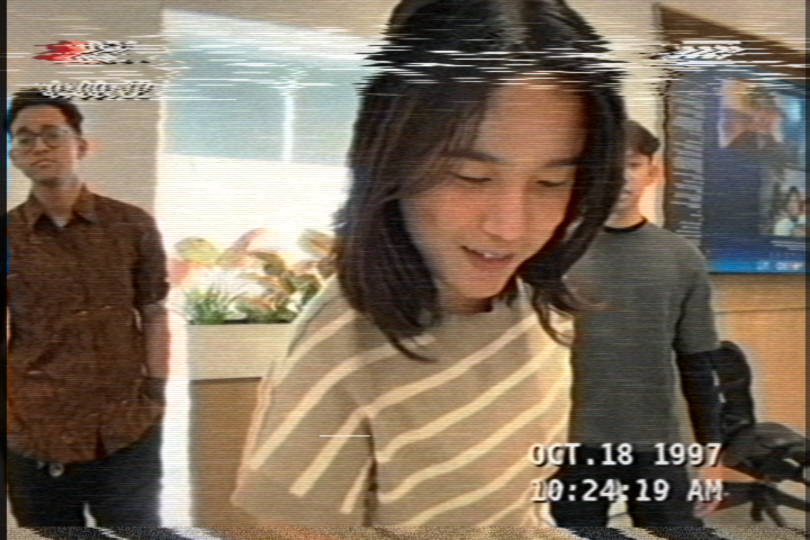
#> input picture styles/02-vhs-camcorder/frames/frame_145.png, 1620 x 1080 px, given in place of frame_001.png, which was not available (shown at 1/2 size)
$ python render.py out.png
#> lines starting #> are read from the running program, lines starting #| are printed output that depends on the picture; after the words box and inside, x2 and y2 are one past the last pixel; in counts of white or black regions, pixels touching at a corner belong together; pictures that were not available may be replaced by others from this repository, and a replacement may not be noted
"""Red-Cyan Anaglyph 3D: local approximation of style 95.

usage: python -I render.py <out_dir> [frame numbers...]   (default: all 179)

Reads ../94-xray-skeleton-scan/pose.json only for face boxes (Apple Vision),
used to guess how near each person is (bigger face = nearer).

Builds a two-layer depth scene per frame: the room (people filled in from the
surrounding wall so they leave no ghost) with a gentle depth ramp behind the
screen, and the people (from the masks) in front of it, each with its own
nearness from face size plus a little rounding from the mask's distance
transform. A left-eye and a right-eye view are rendered by shifting each layer
by its own disparity and compositing people over room. The red channel comes
from the left view and green + blue from the right view (half-colour
anaglyph: the left view goes in as luma, so skin is not red-washed). Then a
light print contrast, a soft vignette and fine grain.
"""
import json
import sys
from pathlib import Path

import cv2
import numpy as np

HERE = Path(__file__).resolve().parent
SRC = HERE.parent.parent / "_source"
POSE = json.loads((HERE.parent / "94-xray-skeleton-scan" / "pose.json").read_text())
#> (reads styles/94-xray-skeleton-scan/pose.json from the repository)
H, W = 1080, 1620
COUNT = 179


def raw_mask(n):
#> called with n = 1
    return cv2.imread(str(SRC / "masks" / f"frame_{n:03d}.png"), 0).astype(np.float32) / 255
#> returned value: shape (1080, 1620) float32; min 0, max 1, mean 0.454


def load_mask(n):
    m = raw_mask(n)
    if 1 < n < COUNT:                     # broken mattes 023 / 068
        a, b = raw_mask(n - 1), raw_mask(n + 1)
        if m.sum() < 0.85 * min(a.sum(), b.sum()):
            m = np.maximum(m, np.minimum(a, b))
    k, lab, st, _ = cv2.connectedComponentsWithStats((m > 0.5).astype(np.uint8))
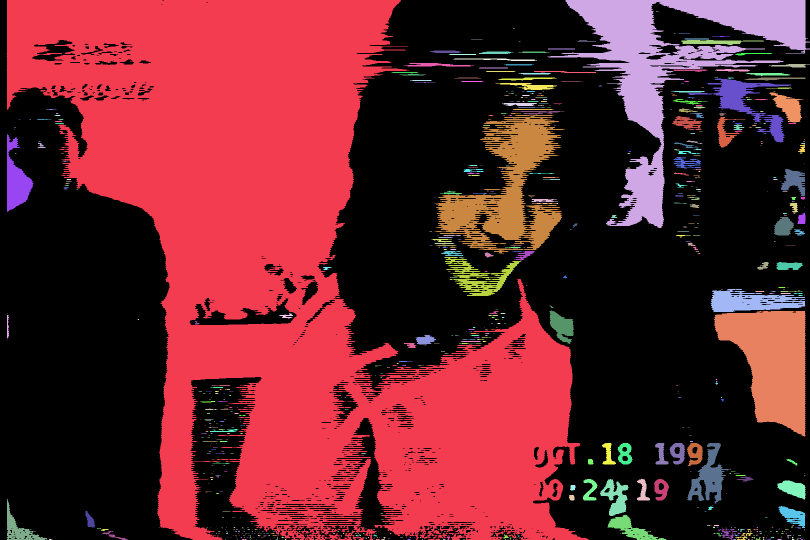
#> lab: shape (1080, 1620) int32 (shown at 1/2 size); 710 distinct labels, from 0 to 709; one colour per label, 0 black
#> k = 710; st = 710 rows, first 6: [0, 0, 1620, 1080, 956797], [13, 0, 1164, 1080, 604204], [1095, 0, 525, 456, 59877], [1312, 23, 5, 1, 5], [1026, 57, 3, 1, 3], [1348, 66, 3, 1, 3]
    keep = np.zeros(k, bool)
    keep[1:] = st[1:, cv2.CC_STAT_AREA] > 0.012 * H * W
    return m * cv2.dilate(keep[lab].astype(np.uint8), np.ones((9, 9), np.uint8))


def faces(n):
    out = []
    for f in POSE[f"frame_{n:03d}.png"].get("faces", []):
        x, y, w, h = f["box"]
        if w > 50:
            out.append((x + w / 2, y + h / 2, w))
    return out


def smooth_faces(n):
    """Face list of frame n with sizes averaged over +-3 frames (nearest match)."""
    res = []
    for cx, cy, w in faces(n):
        ws = [w]
        for m in range(max(1, n - 3), min(COUNT, n + 3) + 1):
            if m == n:
                continue
            c = [(abs(fx - cx) + abs(fy - cy), fw) for fx, fy, fw in faces(m)]
            if c and min(c)[0] < 120:
                ws.append(min(c)[1])
        res.append((cx, cy, float(np.median(ws))))
    return res


def person_disparity(n, m):
    """Disparity (px) for the people layer: nearness from face width, by x."""
    fl = [f for f in smooth_faces(n) if m[int(np.clip(f[1], 0, H - 1)), int(np.clip(f[0], 0, W - 1))] > 0.3]
    xs = np.arange(W, dtype=np.float32)
    if fl:
        wsum = np.zeros(W, np.float32)
        dsum = np.zeros(W, np.float32)
        for cx, cy, fw in fl:
            d = 12 + 62 * fw / W                  # 130 px face ~ 17 px, 400 px face ~ 27 px
            wt = np.exp(-((xs - cx) / (1.2 * fw + 60)) ** 2) + 1e-4
            wsum += wt
            dsum += wt * d
        row = dsum / wsum
    else:
        row = np.full(W, 12, np.float32)
    disp = np.repeat(row[None, :], H, 0)
    mb = (m > 0.5).astype(np.uint8)
    dist = cv2.distanceTransform(mb, cv2.DIST_L2, 5)
    disp = disp + 5 * (1 - np.exp(-dist / 60))   # bodies are round, not cardboard
    return cv2.GaussianBlur(disp, (0, 0), 6)


def fill_behind(img, m):
    """Room without people: normalized convolution from the surrounding pixels."""
    keep = (1 - cv2.dilate(m, np.ones((15, 15), np.uint8))).astype(np.float32)
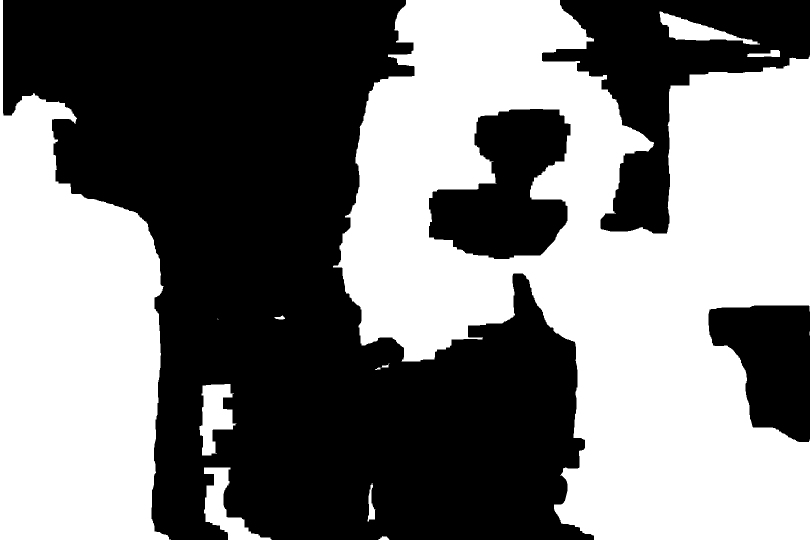
#> keep: shape (1080, 1620) float32 (shown at 1/2 size); values 0 (black) and 1 (white), 48.4% white; 13 white regions (2 under 20 px), largest, box (x1, y1, x2, y2) and area: (666, 0, 1620, 1080) 592479, (0, 0, 342, 1080) 235606, (408, 935, 544, 1080) 6679
#> m: shape (1080, 1620); values 0 (black) and 1 (white), 46.2% white; 15 white regions (10 under 20 px), largest, box (x1, y1, x2, y2) and area: (13, 0, 1181, 1080) 660939, (1091, 0, 1620, 460) 72222, (865, 225, 1134, 511) 43979, (1424, 618, 1615, 877) 31740, (777, 143, 822, 146) 120
    small = cv2.resize(img.astype(np.float32), (W // 4, H // 4), interpolation=cv2.INTER_AREA)
    ks = cv2.resize(keep, (W // 4, H // 4), interpolation=cv2.INTER_AREA)
    acc = small * ks[..., None]
    den = ks.copy()
    out = small.copy()
    for s in (2, 4, 8, 16, 32):
        a = cv2.GaussianBlur(acc, (0, 0), s)
        d = cv2.GaussianBlur(den, (0, 0), s)
        est = a / np.maximum(d[..., None], 1e-4)
        miss = (ks < 0.5)[..., None]
        out = np.where(miss & (d[..., None] > 0.02), est, out)
        if s == 2:
            out = np.where(miss, est, out)
#> this loop made 5 passes
#> pass 1, in fill_behind, `est = a / np.maximum(d[..., None], 1e-4)`:
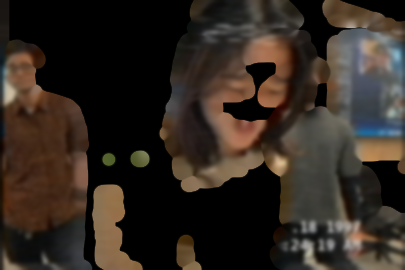
#> est: shape (270, 405, 3) float32; mean B, G, R 33.8, 41.2, 49.9
    big = cv2.resize(out, (W, H), interpolation=cv2.INTER_CUBIC)
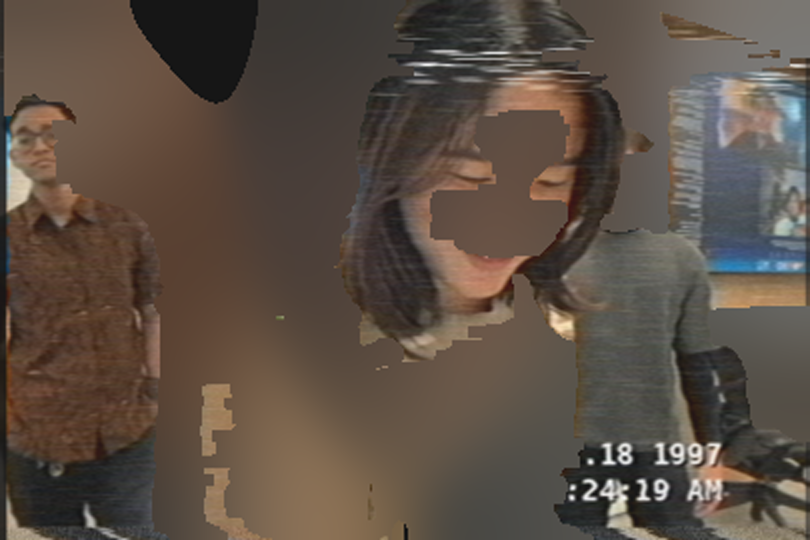
#> big: shape (1080, 1620, 3) float32 (shown at 1/2 size); mean B, G, R 50.5, 61.4, 74.8; drawn with min black and max white
    k3 = keep[..., None]
    return img.astype(np.float32) * k3 + big * (1 - k3)
#> returned value: shape (1080, 1620, 3) float32


def shift(img, dx):
    """Sample img at x - dx (dx is a per-pixel map)."""
    xs, ys = np.meshgrid(np.arange(W, dtype=np.float32), np.arange(H, dtype=np.float32))
    return cv2.remap(img, xs - dx.astype(np.float32), ys, cv2.INTER_LINEAR, borderMode=cv2.BORDER_REPLICATE)


def render(n):
    img = cv2.imread(str(SRC / "frames" / f"frame_{n:03d}.png")).astype(np.float32)
    m = load_mask(n)
    room = fill_behind(img, (m > 0.3).astype(np.uint8))
    yy = np.linspace(0, 1, H, dtype=np.float32)[:, None]
    room_d = np.repeat(-13 + 9 * yy, W, 1)            # far wall behind the screen, floor comes forward
    pd = person_disparity(n, m)
#> in person_disparity, `fl = [f for f in smooth_faces(n) if m[int(np.clip(f[1], 0, H - 1)), in..`: fl = [(154.5, 137.2, 236.7)]
#> the loop in person_disparity, `for cx, cy, fw in fl:` made 1 pass
#> (cx, cy, fw, d) on pass 1: (154.5, 137.2, 236.7, 21.06)
#> after the loop in person_disparity, `for cx, cy, fw in fl:`: dsum = 1620 values, max 21.06 at index 155, min 0.00211 at index 1619, mean 5.85; wsum = 1620 values, max 1 at index 155, min 0.0001 at index 1619, mean 0.278
#> in person_disparity, `row = dsum / wsum`: row = 1620 values, max 21.06 at index 42, min 21.06 at index 5, mean 21.06
#> in person_disparity, `mb = (m > 0.5).astype(np.uint8)`: mb: shape (1080, 1620); values 0 (black) and 1 (white), 41.4% white; 159 white regions (128 under 20 px), largest, box (x1, y1, x2, y2) and area: (13, 0, 1177, 1080) 604204, (1095, 0, 1620, 456) 59877, (869, 229, 1130, 507) 29880

    views = []
    for sgn in (1, -1):                               # left eye, right eye
        r = shift(room, sgn * room_d / 2)
        p = shift(img, sgn * pd / 2)
        a = shift(m, sgn * pd / 2)[..., None]
        views.append(r * (1 - a) + p * a)
#> this loop made 2 passes
#> pass 1, in render, `a = shift(m, sgn * pd / 2)[..., None]`:
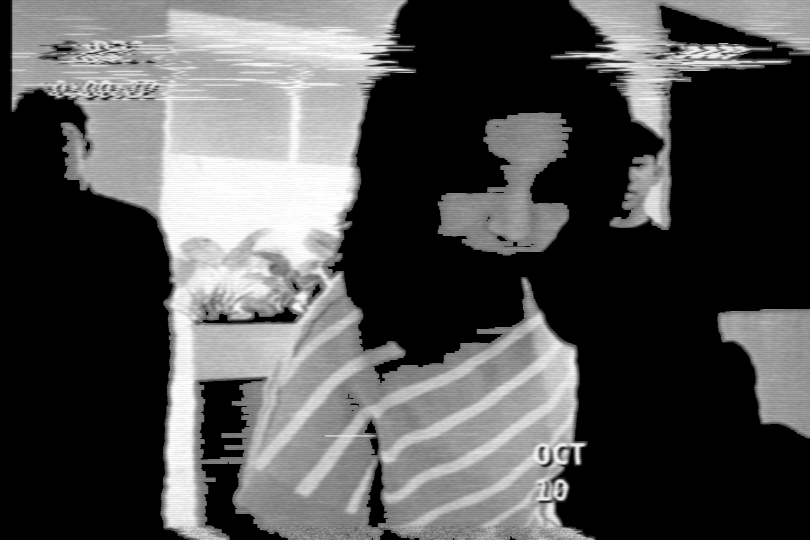
#> a: shape (1080, 1620, 1) float32 (shown at 1/2 size); min 0, max 1, mean 0.317
#> after the loop, views = 2 items
    L, R = views

    luma = 0.299 * L[..., 2] + 0.587 * L[..., 1] + 0.114 * L[..., 0]
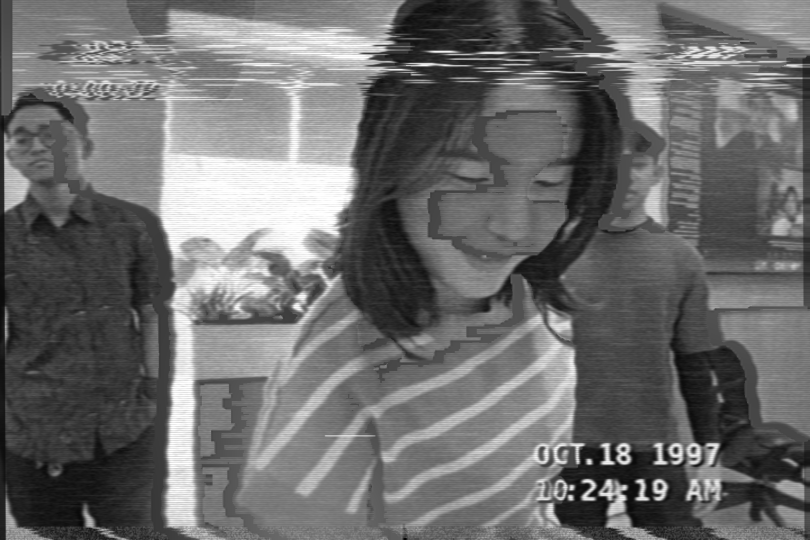
#> luma: shape (1080, 1620) float32 (shown at 1/2 size); min -10.85, max 255, mean 102.9; drawn with min black and max white
    red = 0.6 * luma + 0.4 * L[..., 2]
    out = np.dstack([R[..., 0], R[..., 1], red])      # BGR
#> out: shape (1080, 1620, 3) float32

    # print-like contrast + slight saturation so the fringes read
    out = out / 255
    out = np.clip((out - 0.5) * 1.12 + 0.5, 0, 1)
    gray = out.mean(2, keepdims=True)
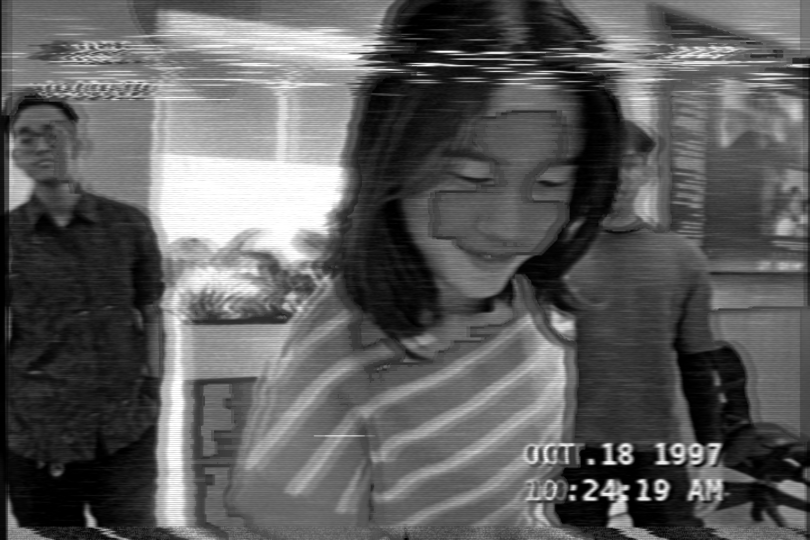
#> gray: shape (1080, 1620, 1) float32 (shown at 1/2 size); min 0, max 1, mean 0.37
    out = np.clip(gray + (out - gray) * 1.15, 0, 1)
    xx = np.linspace(-1, 1, W)[None, :]
    yv = np.linspace(-1, 1, H)[:, None]
    out *= (1 - 0.18 * np.clip((xx ** 2 + yv ** 2) / 2, 0, 1))[..., None]
    g = np.random.default_rng(n).normal(0, 0.012, (H, W, 1)).astype(np.float32)
    return np.clip((out + g) * 255, 0, 255).astype(np.uint8)
#> returned value: shape (1080, 1620, 3)


def main():
    out = Path(sys.argv[1])
    out.mkdir(parents=True, exist_ok=True)
    nums = [int(a) for a in sys.argv[2:]] or range(1, COUNT + 1)
    for n in nums:
        cv2.imwrite(str(out / f"frame_{n:03d}.png"), render(n))
        print(n, end=" ", flush=True)
    print()


if __name__ == "__main__":
#> (the run stopped early here; a loop or call above may not have finished)
